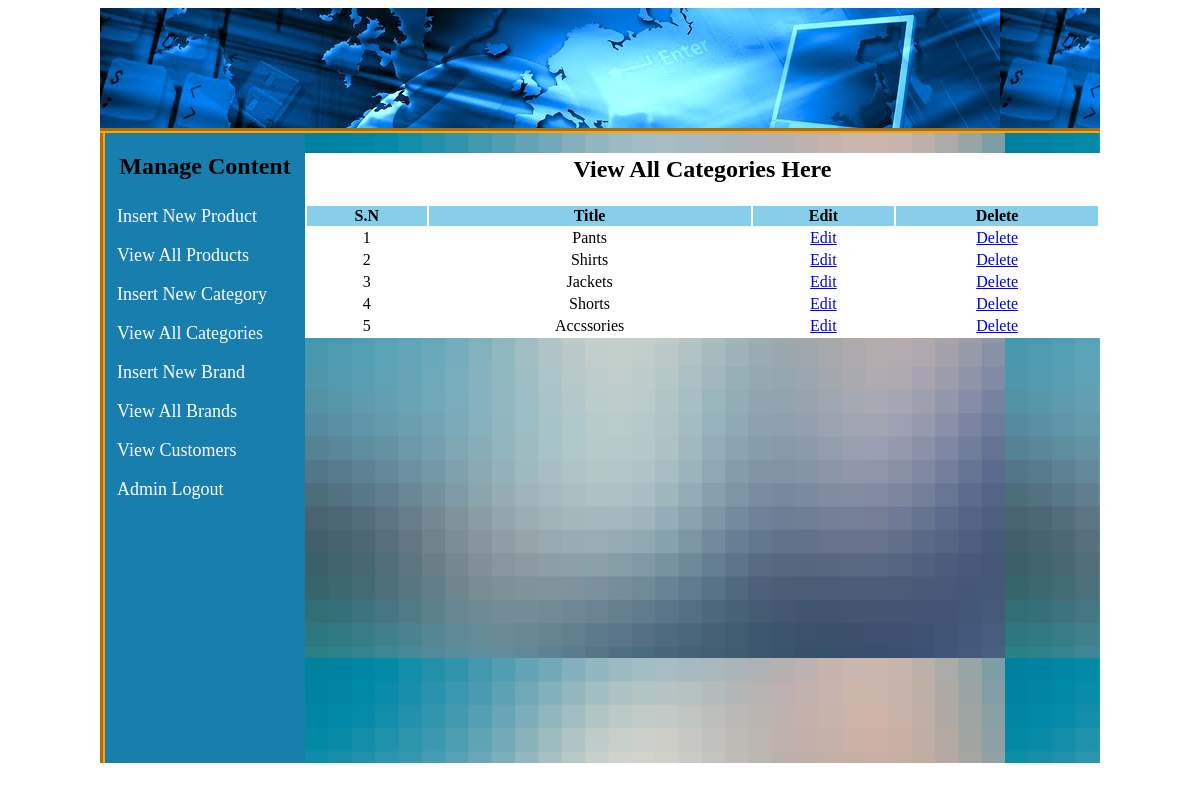
Screenshot of /project/admin/index.php?view_cats (signed in) with the database file from the repository.
### tables this page shows
CREATE TABLE `categories` (
  `cat_id` int(20) NOT NULL,
  `cat_title` text NOT NULL
);

### project/admin/view/view_cats.php (the view)
<html>
<body>
    <table width="795" align="center" bgcolor="white">
        <tr align="center">
            <td colspan="6"><h2>View All Categories Here</h2></td>
        </tr>
        <tr align="center" bgcolor="skyblue">
            <th>S.N</th>
            <th>Title</th>
            <th>Edit</th>
            <th>Delete</th>
        </tr>
        <?php
        include("controller/db.php");
        $get_cat = "select * from categories";
        $run_cat = mysqli_query($connection, $get_cat);
        $i = 0;
        while ($row_cat=mysqli_fetch_array($run_cat)){
            $cat_id = $row_cat['cat_id'];
            $cat_title = $row_cat['cat_title'];
            $i++;
        ?>
        <tr align="center">
            <td><?php echo $i;?></td>
            <td><?php echo $cat_title;?></td>
            <td><a href="index.php?edit_cat=<?php echo $cat_id; ?>">Edit</a></td>
            <td><a href="view/delete_cat.php?cat_id=<?php echo $cat_id;?>">Delete</a></td>
        </tr>
        <?php } ?>
    </table>
</body>
</html>

### project/admin/res/styles/styles.css (style rules this page uses)
body { background:white; }

### rows the page displays
categories: cat_title "Pants"
categories: cat_title "Shirts"
categories: cat_title "Jackets"
categories: cat_title "Shorts"
categories: cat_title "Accssories"
